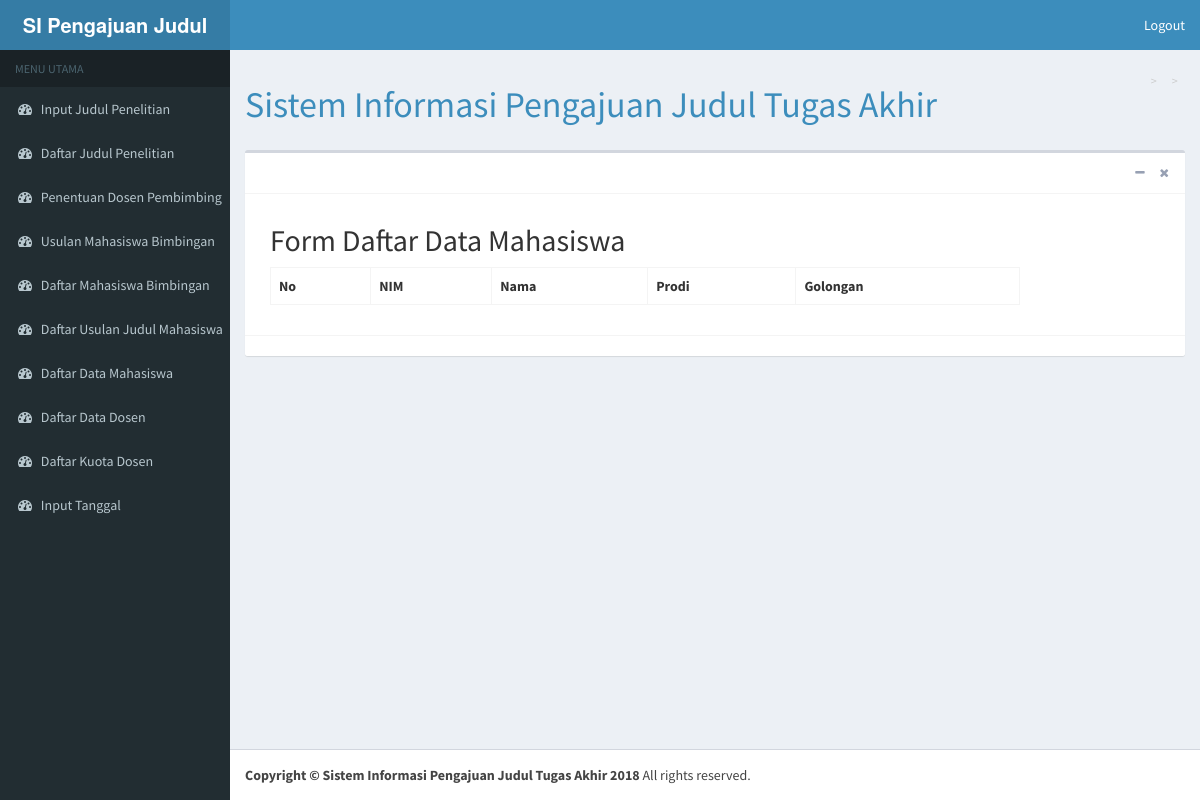
The app's page /kordinator/daftarmhs, older data.
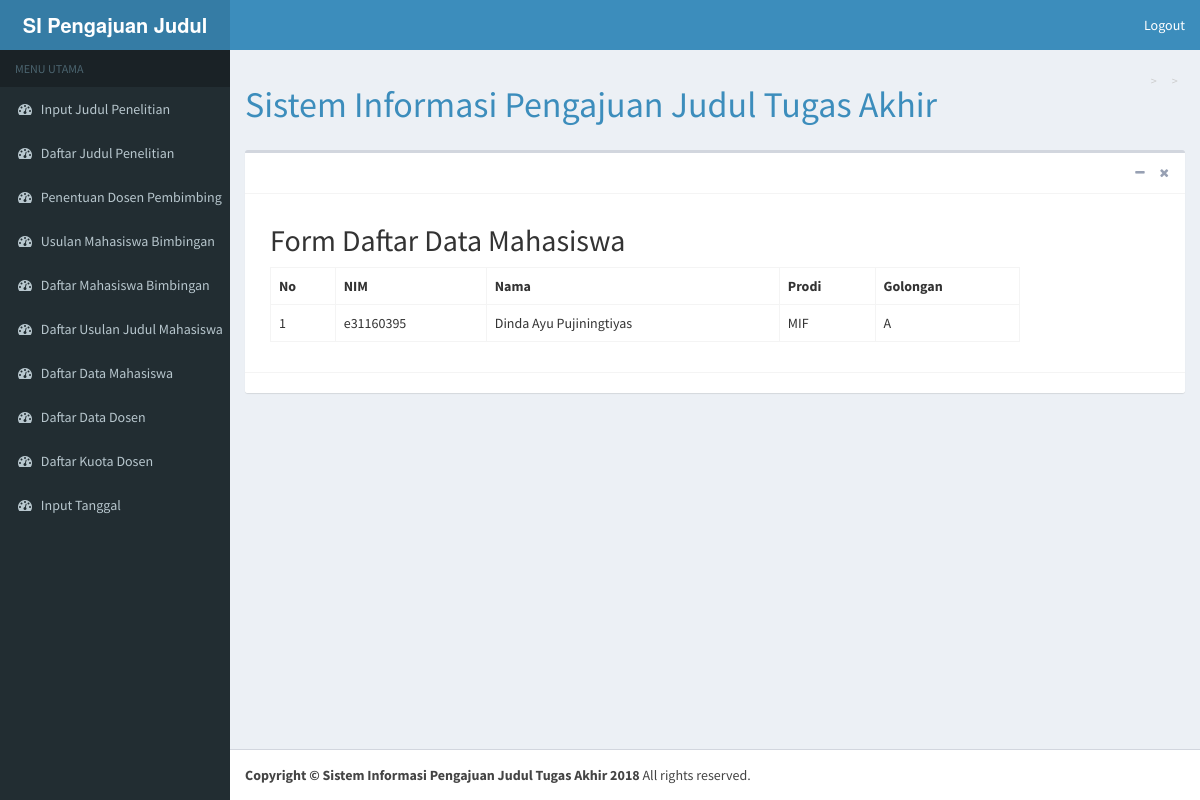
The same page, newer data.
### tables this page shows
CREATE TABLE `data_mahasiswa` (
  `nim` varchar(9) NOT NULL,
  `nama` varchar(100) NOT NULL,
  `prodi` char(3) NOT NULL,
  `golongan` varchar(2) NOT NULL,
  `password` varchar(100) NOT NULL
);

### application/views/kordinator/content.php (called while the page is built, shortened)
<?php
$this->load->view('kordinator/header');
if (isset($uniqid)){
  $this->load->view('kordinator/'.$uniqid);
} else {
  show_404();
}
?>

### application/controllers/Kordinator.php (called while the page is built, shortened)
<?php
class Kordinator extends CI_Controller {
	function __construct(){
		$this->load->helper(array('url'));
		$this->load->helper('form');
		$this->load->model('Kuotadosen_model');
		$this->load->model('logindosen_model');
		$this->load->model('koor_model');
		$this->load->model('Pengajuan_Model');
	}
	public function daftarmhs()
	{
		$data = array(
			'uniqid' => 'cobadaftarmahasiswa',
			$this->load->model('Pengajuan_Model'),
			'inner' => $this->Pengajuan_Model->tampil_mhs(),
		);
		$this->load->view('kordinator/content',$data);
	}
}

### index.php (called while the page is built, shortened)
<?php
require_once BASEPATH.'core/CodeIgniter.php';

### application/models/Pengajuan_Model.php (called while the page is built, shortened)
<?php
class Pengajuan_Model extends CI_Model{
	function tampil_mhs(){
		$this->db->select('*');
	    $this->db->from('data_mahasiswa');
	    $x = $this->db->get();
	    return $x->result();
	}
}

### application/views/kordinator/cobadaftarmahasiswa.php (the view, shortened to what this page needs)
<div class="content-wrapper">
  <section class="content-header">
    <h1>
      Sistem Informasi Pengajuan Judul Tugas Akhir
    </h1>
    <ol class="breadcrumb">
      <li><a href="#"></a></li>
      <li class="active"></li>
    </ol>
  </section>
  <section class="content">
    <div class="box">
      <div class="box-header with-border">
        <div class="box-tools pull-right">
          <button type="button" class="btn btn-box-tool" data-widget="collapse" data-toggle="tooltip" title="Collapse">
            <i class="fa fa-minus"></i></button>
          <button type="button" class="btn btn-box-tool" data-widget="remove" data-toggle="tooltip" title="Remove">
            <i class="fa fa-times"></i></button>
        </div>
      </div>
      <div class="box-body">
      <section id="about">
    <div class="container">
      <div class="row">
        <div class="col-lg-8 mx-auto">
          <form action="<?php echo base_url('kordinator/formdaftarusulanjuduldosen') ?>" method="post">
            <div class="card">
            <div class="card-header">
              <h2>Form Daftar Data Mahasiswa
            </div>
            <div class="card-body p-4" align="center">
            <table class="table table-bordered "  style="background-color:white; width: 100%;">
              <tr>
                <th>No</th>
                <th>NIM</th>
                <th>Nama</th>
                <th>Prodi</th>
                <th>Golongan</th>
              </tr>
              <?php
              $no = 1;
              foreach($inner as $u){
              ?>
              <tr>
                <td><?php echo $no++ ?></td>
                <td><?php echo $u->nim ?></td>
                <td><?php echo $u->nama ?></td>
                <td><?php echo $u->prodi ?></td>
                <td><?php echo $u->golongan ?></td>
              </tr><?php }?>
            </table>
            </div>
          </div>
        </form>
        </div>
      </div>
    </div>
  </section>
      </div>
      <div class="box-footer">
      </div>
    </div>
  </section>
</div>

Row changes from the older to the newer data that the page shows:
added data_mahasiswa: nim "e31160395", nama "Dinda Ayu Pujiningtiyas", prodi "MIF", golongan "A"
